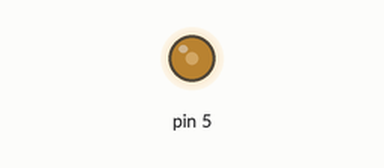
A sketch run on a simulated Arduino Uno, built with avr-gcc and run on an emulated ATmega328P. Shown: output pins drawn as LEDs (lit = HIGH). At 0.0 s the program stops and its outputs stay as they are.

Above: at 0.1 s.
Timing chart, 0 to 1.5 s (numbered marks = the images above):
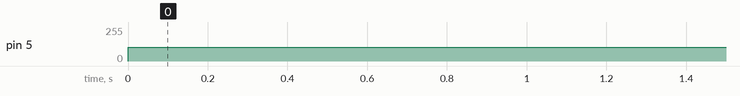

The sketch:

Week6_Timer_example3.ino
```cpp
int main()
{
unsigned char* ddrd = (unsigned char*) 0x2A;
unsigned char* ocr0a = (unsigned char*) 0x47;
unsigned char* ocr0b = (unsigned char*) 0x48;
unsigned char* tccr0a = (unsigned char*) 0x44;
unsigned char* tccr0b = (unsigned char*) 0x45;
*ddrd = 1 << 5;
*ocr0a = 5;
*ocr0b = 2;
*tccr0a = 0b00100011;
*tccr0b = 0b00001001;
}
```

Measured:
- by itself, pin 5: 0/255 → 102/255 at 0.00 s
